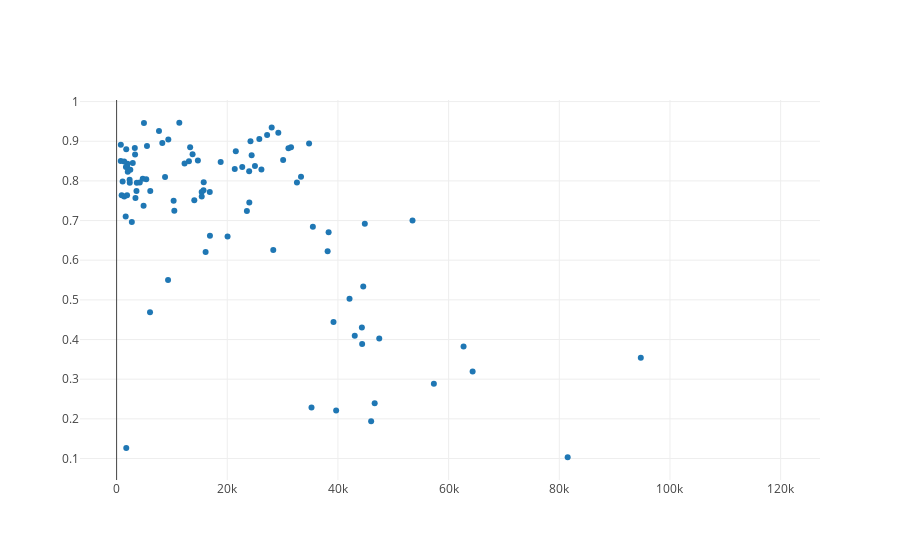

Write notebook code for a chart like this one.
### Code cell
print("Comparing between GDP per capita and Perceptions of corruption")
trace = go.Scatter(
    x = df['GDP per person, 2015-2017'],
    y = df['Perceptions of corruption, 2015-2017'],
    mode = 'markers')
data = [trace]
# Plot and embed in ipython notebook!
iplot(data)
